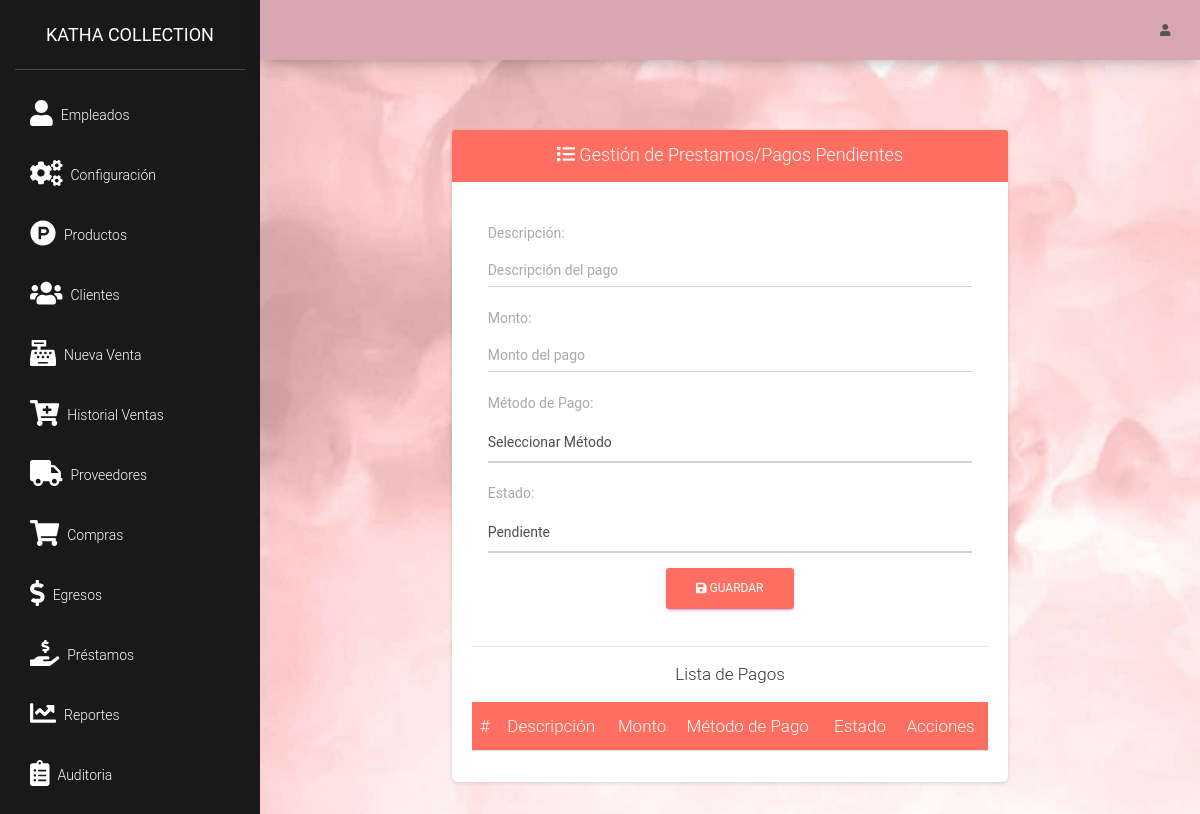
Before: /src/prestamos.php (signed in) with the older database file.
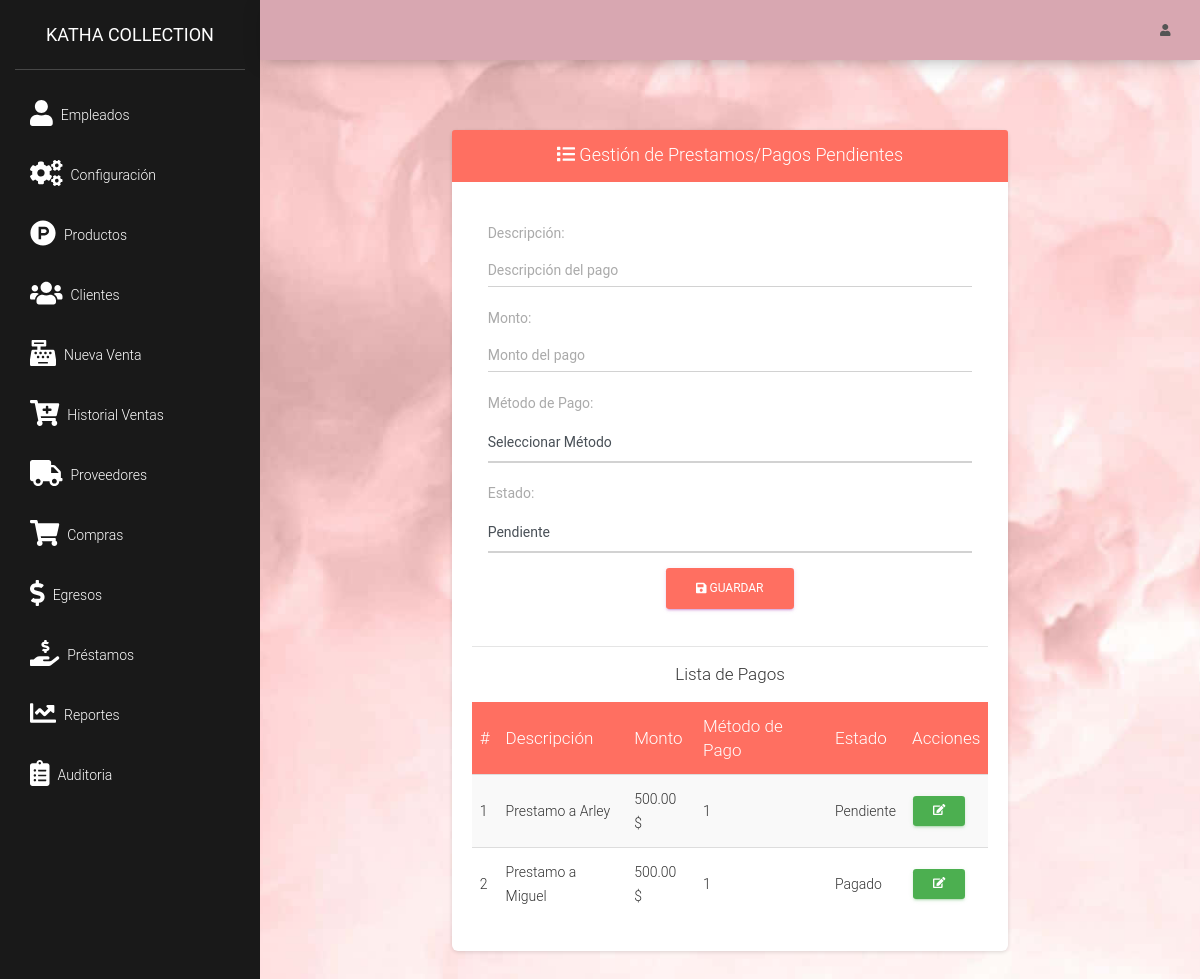
After: the same page with the newer database file.
### tables this page shows
CREATE TABLE `pagos` (
  `pago_id` int(11) NOT NULL,
  `descripcion` varchar(255) NOT NULL,
  `monto` decimal(10,2) NOT NULL,
  `metodo_pago` int(11) NOT NULL,
  `observaciones` enum('Pendiente','Pagado') DEFAULT 'Pendiente',
  `fecha` date DEFAULT curdate(),
  `usuario_id` int(11) NOT NULL
);

### src/prestamos.php (the view, shortened to what this page needs)
<?php
require_once "../conexion.php";
$query = mysqli_query($conexion, "SELECT * FROM pagos");
$pagos = mysqli_fetch_all($query, MYSQLI_ASSOC);
?>
<!DOCTYPE html>
<html lang="es">
<head>
    <link href="https://cdn.jsdelivr.net/npm/sweetalert2@11.7.3/dist/sweetalert2.min.css" rel="stylesheet">
    <link href="https://cdnjs.cloudflare.com/ajax/libs/font-awesome/6.0.0-beta3/css/all.min.css" rel="stylesheet">
</head>
<?php include_once "includes/header.php"; ?>
<body>
    <div class="container">
        <div class="row">
            <div class="col-md-8 mx-auto">
                <div class="card">
                    <div class="card-header text-center" style="background: #FF6F61;">
                        <h4 class="card-title text-white"><i class="fas fa-list"></i> Gestión de Prestamos/Pagos
                            Pendientes</h4>
                    </div>
                    <div class="card-body">
                        <form id="formPago" action="" method="post" class="p-3">
                            <div class="form-group">
                                <label>Descripción:</label>
                                <input type="text" name="descripcion" id="descripcion" class="form-control"
                                    placeholder="Descripción del pago" required>
                            </div>
                            <div class="form-group">
                                <label>Monto:</label>
                                <input type="number" name="monto" id="monto" class="form-control"
                                    placeholder="Monto del pago" required>
                            </div>
                            <div class="form-group">
                                <label>Método de Pago:</label>
                                <select name="metodo_pago" id="metodo_pago" class="form-control" required>
                                    <option value="">Seleccionar Método</option>
                                </select>
                            </div>
                            <div class="form-group">
                                <label>Estado:</label>
                                <select name="observaciones" id="observaciones" class="form-control" required>
                                    <option value="Pendiente">Pendiente</option>
                                </select>
                            </div>
                            <div class="text-center">
                                <button type="submit" class="btn btn-primary" style="background: #FF6F61;">
                                    <i class="fas fa-save"></i> Guardar
                                </button>
                            </div>
                        </form>
                        <hr>
                        <h5 class="text-center">Lista de Pagos</h5>
                        <table class="table table-striped">
                            <thead class="text-white" style="background: #FF6F61;">
                                <tr>
                                    <th>#</th>
                                    <th>Descripción</th>
                                    <th>Monto</th>
                                    <th>Método de Pago</th>
                                    <th>Estado</th>
                                    <th>Acciones</th>
                                </tr>
                            </thead>
                            <tbody>
                                <?php foreach ($pagos as $index => $pago): ?>
                                    <tr>
                                        <td><?php echo $index + 1; ?></td>
                                        <td><?php echo $pago['descripcion']; ?></td>
                                        <td><?php echo $pago['monto'] . ' $'; ?></td>
                                        <td><?php echo $pago['metodo_pago']; ?></td>
                                        <td><?php echo $pago['observaciones']; ?></td>
                                        <td>
                                            <button class="btn btn-success btn-sm"
                                                onclick="editarPago(<?php echo $pago['pago_id']; ?>, '<?php echo $pago['descripcion']; ?>', '<?php echo $pago['monto']; ?>')">
                                                <i class="fas fa-edit"></i>
                                            </button>
                                        </td>
                                    </tr>
                                <?php endforeach; ?>
                            </tbody>
                        </table>
                    </div>
                </div>
            </div>
        </div>
    </div>
</body>
</html>

Changed rows visible on the page:
added pagos: descripcion "Prestamo a Arley", monto "500.00", metodo_pago "1", observaciones "Pendiente"
added pagos: descripcion "Prestamo a Miguel", monto "500.00", metodo_pago "1", observaciones "Pagado"
